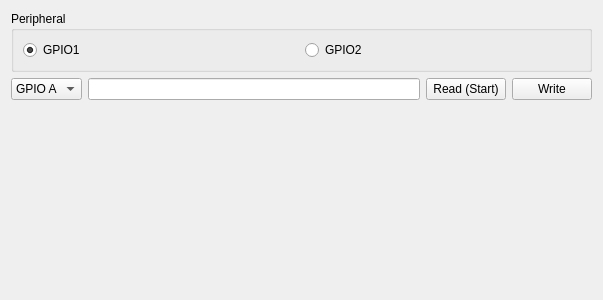
<?xml version="1.0" encoding="UTF-8"?>
<ui version="4.0">
 <class>Form</class>
 <widget class="QWidget" name="Form">
  <property name="geometry">
   <rect>
    <x>0</x>
    <y>0</y>
    <width>603</width>
    <height>300</height>
   </rect>
  </property>
  <property name="windowTitle">
   <string>Form</string>
  </property>
  <layout class="QVBoxLayout" name="verticalLayout">
   <item>
    <widget class="QGroupBox" name="groupBox">
     <property name="title">
      <string>Peripheral</string>
     </property>
     <layout class="QHBoxLayout" name="horizontalLayout">
      <item>
       <widget class="QRadioButton" name="rbGpio1">
        <property name="text">
         <string>GPIO1</string>
        </property>
        <property name="checked">
         <bool>true</bool>
        </property>
       </widget>
      </item>
      <item>
       <widget class="QRadioButton" name="rbGpio2">
        <property name="text">
         <string>GPIO2</string>
        </property>
       </widget>
      </item>
     </layout>
    </widget>
   </item>
   <item>
    <layout class="QHBoxLayout" name="horizontalLayout_2">
     <item>
      <widget class="QComboBox" name="cbPin">
       <item>
        <property name="text">
         <string>GPIO A</string>
        </property>
       </item>
       <item>
        <property name="text">
         <string>GPIO B</string>
        </property>
       </item>
       <item>
        <property name="text">
         <string>GPIO C</string>
        </property>
       </item>
       <item>
        <property name="text">
         <string>GPIO D</string>
        </property>
       </item>
       <item>
        <property name="text">
         <string>GPIO E</string>
        </property>
       </item>
       <item>
        <property name="text">
         <string>GPIO F</string>
        </property>
       </item>
      </widget>
     </item>
     <item>
      <widget class="QLineEdit" name="edtState"/>
     </item>
     <item>
      <widget class="QPushButton" name="btnRead">
       <property name="text">
        <string>Read (Start)</string>
       </property>
      </widget>
     </item>
     <item>
      <widget class="QPushButton" name="btnWrite">
       <property name="text">
        <string>Write</string>
       </property>
      </widget>
     </item>
    </layout>
   </item>
   <item>
    <spacer name="verticalSpacer">
     <property name="orientation">
      <enum>Qt::Vertical</enum>
     </property>
     <property name="sizeHint" stdset="0">
      <size>
       <width>20</width>
       <height>40</height>
      </size>
     </property>
    </spacer>
   </item>
  </layout>
 </widget>
 <resources/>
 <connections/>
</ui>
